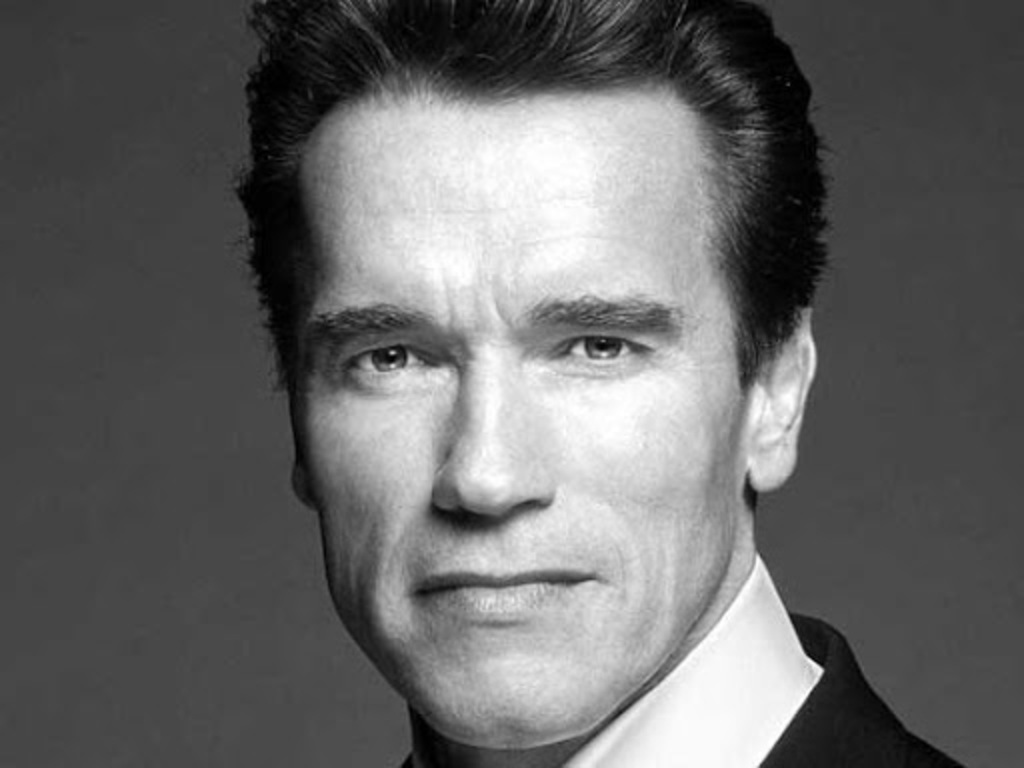
#> input picture HPC/cara1.jpg, 1024 x 768 px, given in place of imagen.jpg, which was not available
$ jupyter execute --allow-errors Bustamante_Andres_Ejercicio_3.ipynb   (shell and % lines are left out)   (text cells are left out)
#> lines starting #> are read from the running program, lines starting #| are printed output that depends on the picture; after the words box and inside, x2 and y2 are one past the last pixel; in counts of white or black regions, pixels touching at a corner belong together; pictures that were not available may be replaced by others from this repository, and a replacement may not be noted
#> further down, img is the input picture: shape (768, 1024, 3); min 0, max 255, mean 103.6
#| Imagen original: imagen.jpg -L- [768, 1024]
#> `img_tamaño = cv2.resize(img, (ancho_param, alto_param))`:
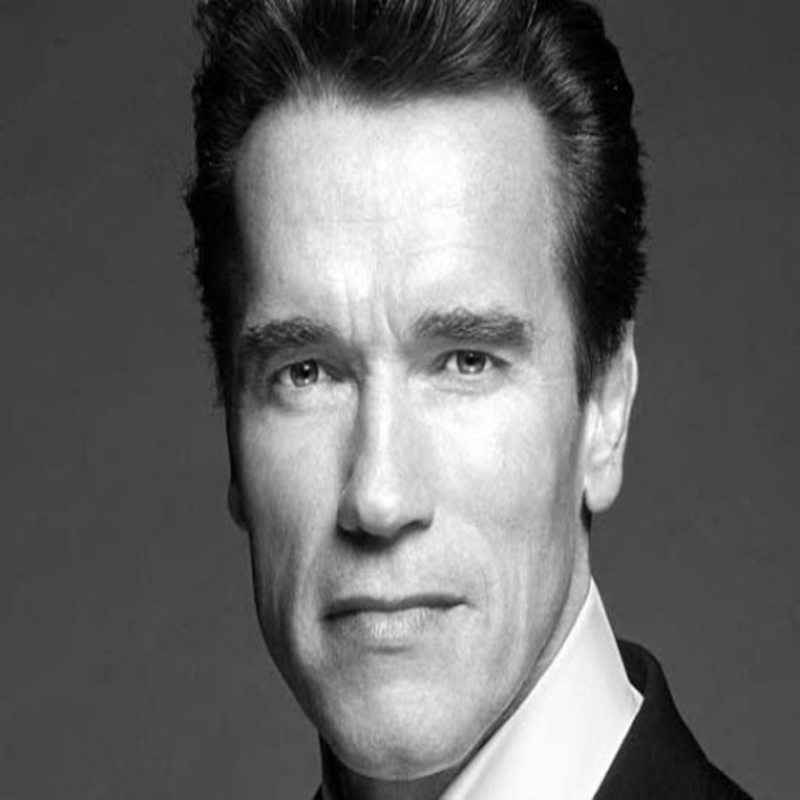
#> img_tamaño: shape (800, 800, 3); min 0, max 255, mean 103.5
#> `img_contraste = cv2.addWeighted(img, 2.5, numpy.zeros(img.shape, img.d..`:
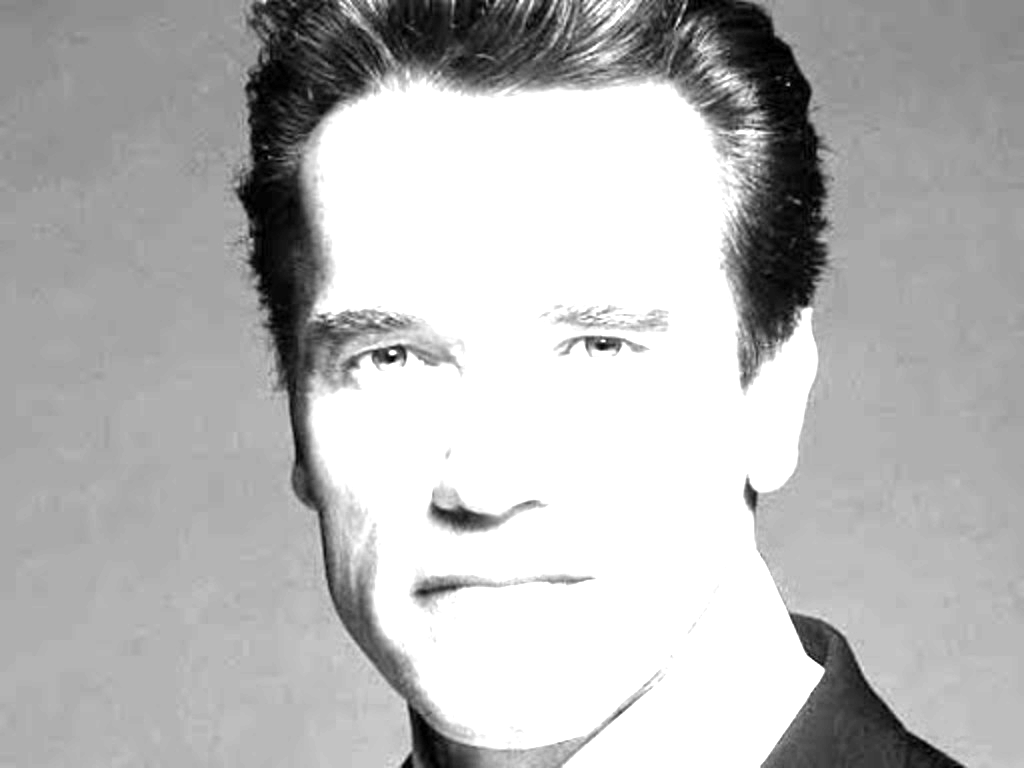
#> img_contraste: shape (768, 1024, 3); min 0, max 255, mean 184.3
#> `img_borde = cv2.Canny(img,50,100)`:
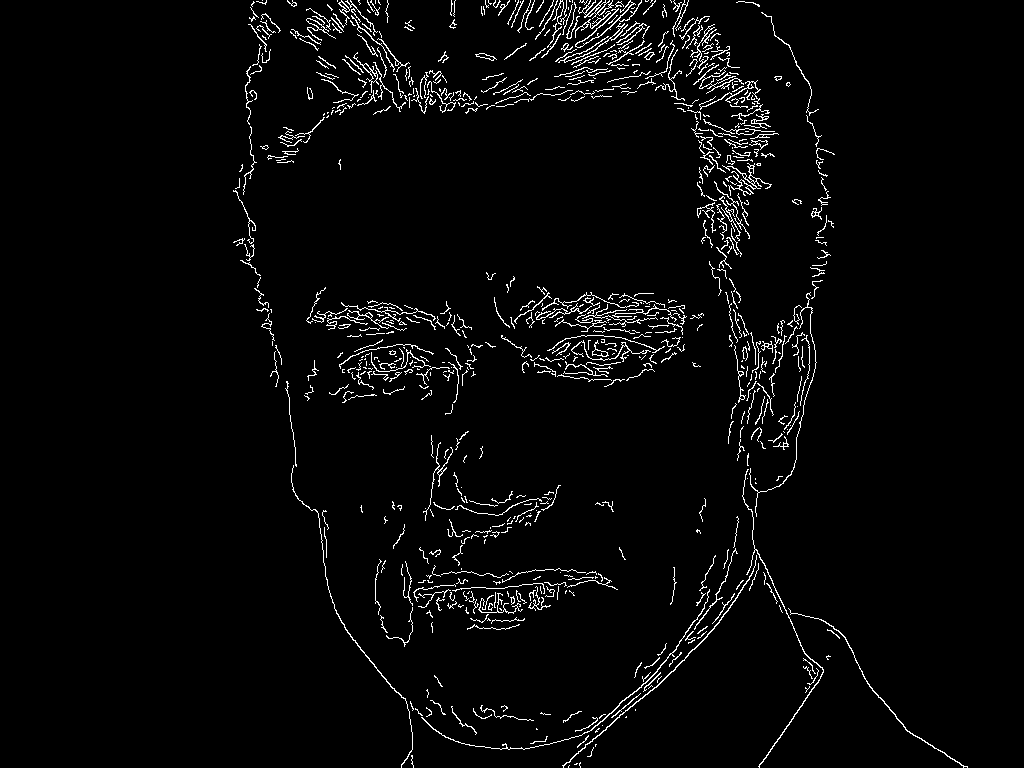
#> img_borde: shape (768, 1024); 3% white in thin lines or dots, all inside (x1, y1, x2, y2) = (233, 0, 968, 768)
[cell 1]
#@title ## 2.1 Parámetros de ejecución
#@markdown ---
#@markdown ### Especifique la URL de la imagen:
url_imagen = "https://github.com/bustamanteandres/BustamanteSOA/blob/main/HPC/texto1.png?raw=true" #@param {type:"string"}
#@markdown ---
#@markdown #### Se desea interpretar el texto de la imagen?
img_texto =  True#@param {type:"boolean"}
#@markdown ---

#> (a cell that did not finish here is left out)

#> (a cell that did not finish here is left out)

$ run again, on HPC/cara3.jpg
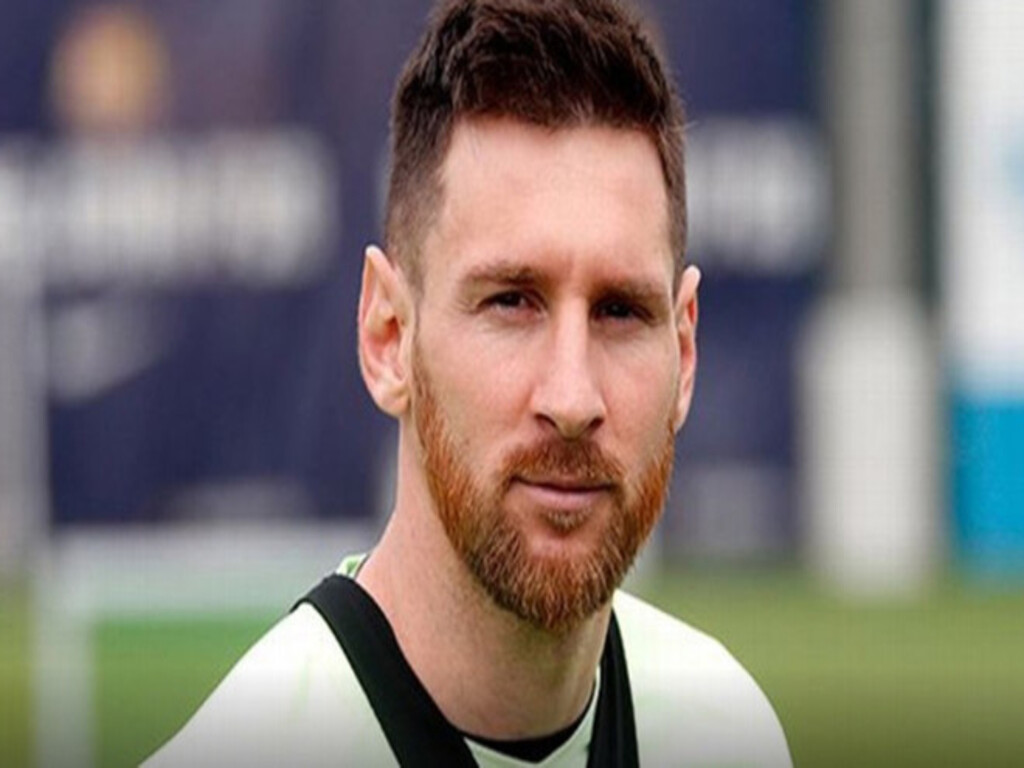
#> input picture HPC/cara3.jpg, 1024 x 768 px, given in place of imagen.jpg, which was not available
#> img is the input picture: shape (768, 1024, 3); mean B, G, R 115.6, 120.1, 128.4
#| Imagen original: imagen.jpg -RGB- [768, 1024]
#> `img_contraste = cv2.addWeighted(img, 2.5, numpy.zeros(img.shape, img.d..`:
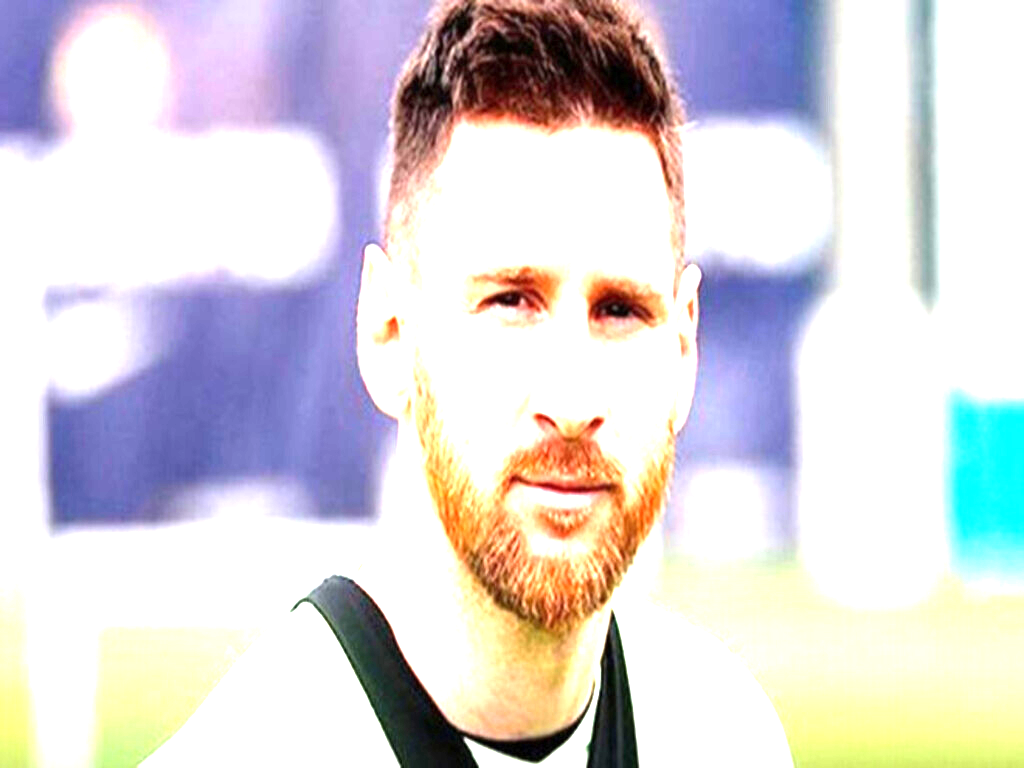
#> img_contraste: shape (768, 1024, 3); mean R, G, B 217.7, 213.8, 217.1
#> `img_borde = cv2.Canny(img,50,100)`:
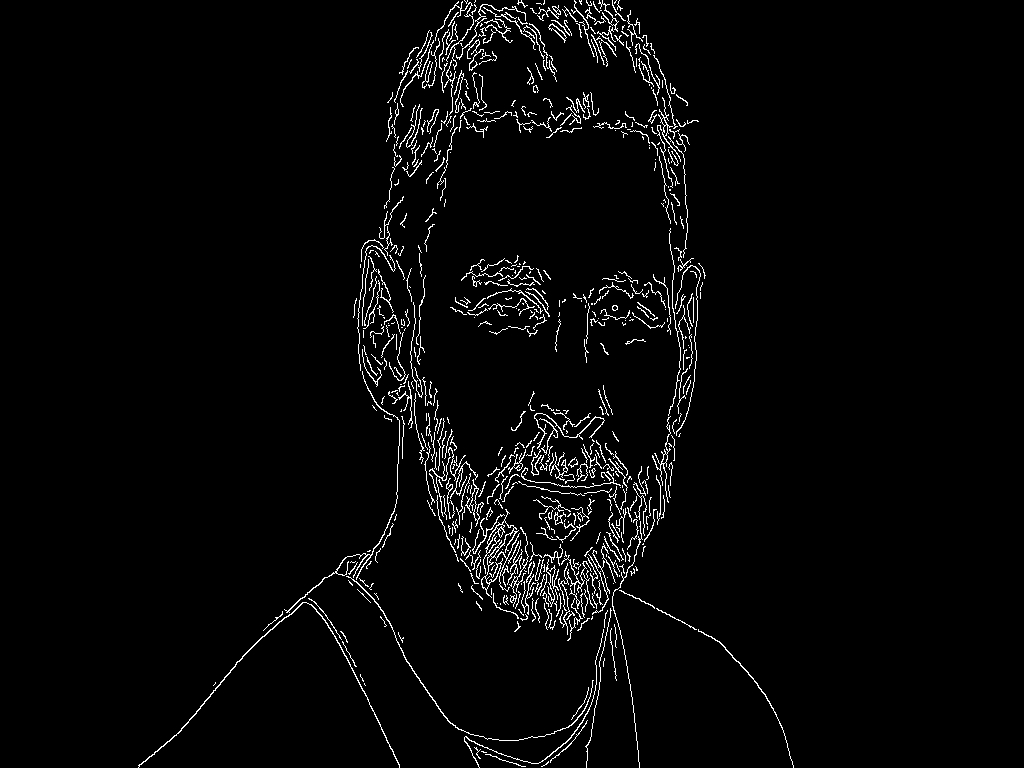
#> img_borde: shape (768, 1024); 2.8% white in thin lines or dots, all inside (x1, y1, x2, y2) = (138, 0, 794, 768)
